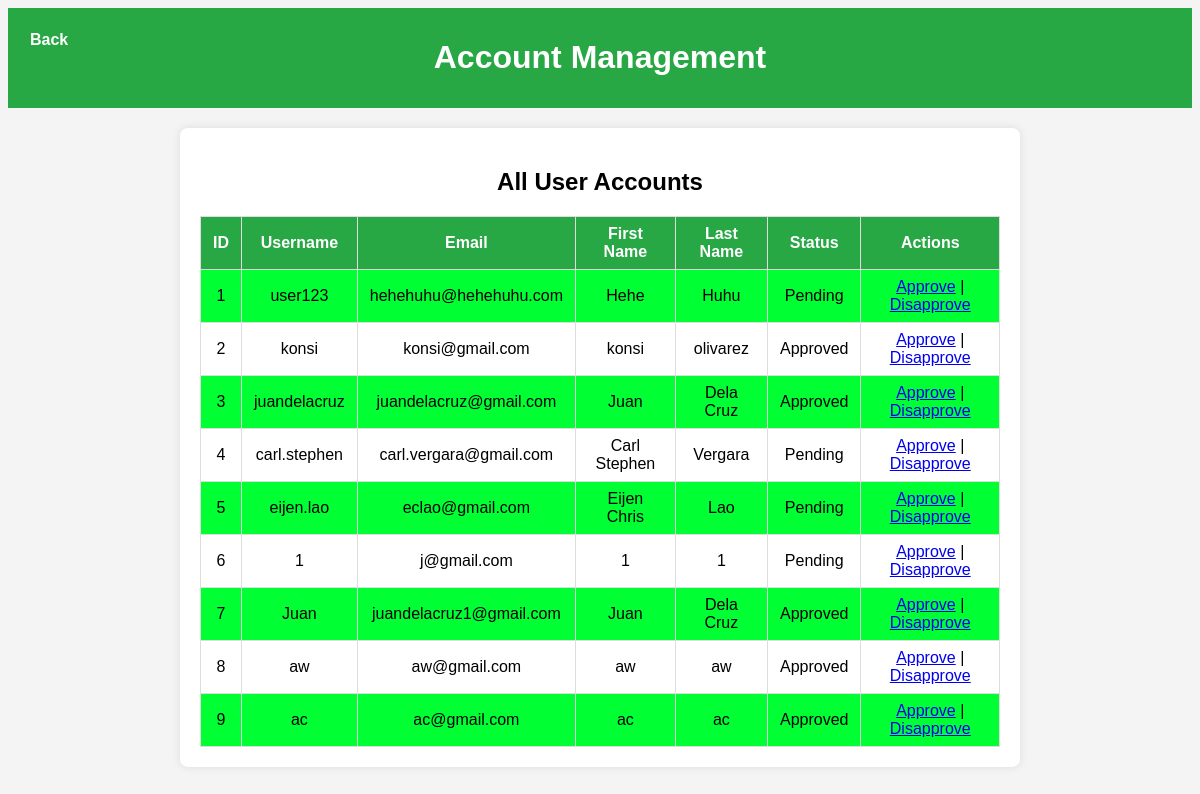
The page /myWeb/PHP/viewAccountManagement.php on the database its author committed.
### tables this page shows
CREATE TABLE `users` (
  `id` int(11) NOT NULL,
  `userName` varchar(100) NOT NULL,
  `firstName` varchar(100) NOT NULL,
  `lastName` varchar(100) NOT NULL,
  `email` varchar(100) NOT NULL,
  `password` varchar(255) NOT NULL,
  `createdAt` timestamp NOT NULL DEFAULT current_timestamp(),
  `approval_status` enum('pending','approved','disapproved') DEFAULT 'pending',
  `status` enum('pending','approved','disapproved') DEFAULT 'pending'
);

### myWeb/PHP/viewAccountManagement.php (the view, shortened to what this page needs)
<?php
$servername = "localhost";
$username = "root";
$password = "admin";
$dbname = "lecheria_db";
$conn = new mysqli($servername, $username, $password, $dbname);
$result = $conn->query("SELECT id, userName, email, firstName, lastName, approval_status FROM users");
?>
<!DOCTYPE html>
<html lang="en">
<head>
    <link rel="stylesheet" href="/myWeb/CSS/account_management.css">
</head>
<body>
    <a href="index.php" class="anchor">Back</a>
    <header>
        <h1>Account Management</h1>
    </header>
    <div class="container">
        <h2>All User Accounts</h2>
        <table border="1">
            <tr>
                <th>ID</th>
                <th>Username</th>
                <th>Email</th>
                <th>First Name</th>
                <th>Last Name</th>
                <th>Status</th>
                <th>Actions</th>
            </tr>
            <?php while ($row = $result->fetch_assoc()): ?>
                <?php if ($row['approval_status'] != "disapproved"): ?>
                    <tr>
                        <td><?php echo $row['id']; ?></td>
                        <td><?php echo $row['userName']; ?></td>
                        <td><?php echo $row['email']; ?></td>
                        <td><?php echo $row['firstName']; ?></td>
                        <td><?php echo $row['lastName']; ?></td>
                        <td><?php echo ucfirst($row['approval_status']); ?></td>
                        <td>
                            <a href="?action=approve&id=<?php echo $row['id']; ?>">Approve</a> |
                            <a href="?action=disapprove&id=<?php echo $row['id']; ?>"
                                onclick="return confirm('Are you sure you want to disapprove this account?');">Disapprove</a>
                        </td>
                    </tr>
                <?php endif; ?>
            <?php endwhile; ?>
        </table>
    </div>
</body>
</html>

### myWeb/CSS/account_management.css (style rules this page uses)
body { font-family: Arial, sans-serif; background-color: #f4f4f4; text-align: center; }
header { background-color: #28a745; color: #fff; padding: 10px; }
.container { margin: 20px auto; width: 80%; max-width: 800px; background-color: #fff; padding: 20px; border-radius: 8px; box-shadow: 0px 0px 10px rgba(0, 0, 0, 0.1); }
.anchor { position: fixed; left: 10px; top: 5%; transform: translateY(-50%); padding: 10px 20px; background-color: #28a745; color: white; text-decoration: none; border-radius: 5px; font-weight: bold; transition: background-color 0.3s, color 0.3s; }
table { width: 100%; border-collapse: collapse; }
th, td { padding: 8px 12px; border: 1px solid #ddd; }
th { background-color: #28a745; color: white; }
tr:nth-child(even) { background-color: #00ff33; }

### rows shown on the page
users: id "1", userName "user123", email "hehehuhu@hehehuhu.com", firstName "Hehe", lastName "Huhu", approval_status "Pending"
users: id "2", userName "konsi", email "konsi@gmail.com", firstName "konsi", lastName "olivarez", approval_status "Approved"
users: id "3", userName "juandelacruz", email "juandelacruz@gmail.com", firstName "Juan", lastName "Dela Cruz", approval_status "Approved"
users: id "4", userName "carl.stephen", email "carl.vergara@gmail.com", firstName "Carl Stephen", lastName "Vergara", approval_status "Pending"
users: id "5", userName "eijen.lao", email "eclao@gmail.com", firstName "Eijen Chris", lastName "Lao", approval_status "Pending"
users: id "6", userName "1", email "j@gmail.com", firstName "1", lastName "1", approval_status "Pending"
users: id "7", userName "Juan", email "juandelacruz1@gmail.com", firstName "Juan", lastName "Dela Cruz", approval_status "Approved"
users: id "8", userName "aw", email "aw@gmail.com", firstName "aw", lastName "aw", approval_status "Approved"
users: id "9", userName "ac", email "ac@gmail.com", firstName "ac", lastName "ac", approval_status "Approved"
